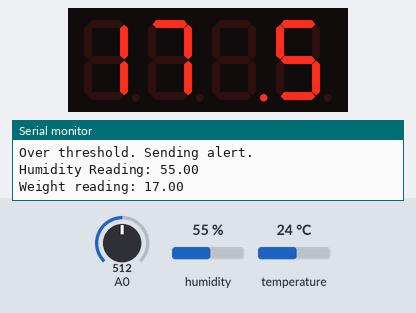
The sketch below on a simulated ESP8266 (NodeMCU). Shown: 4-digit seven-segment display, the last lines printed to the serial monitor. The test bench sets the inputs (shaded band); at power-on: A0 = 512, humidity 55 %, temperature 24 °C. WiFi joins after 1.5 s; servers stay silent unless stated; random numbers use the default seed unless the sketch sets one.

Above: at 5.2 s.
At 15.5 s:
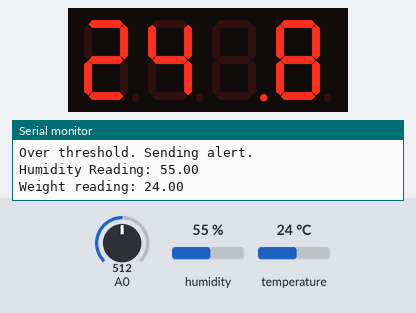
At 25.9 s:
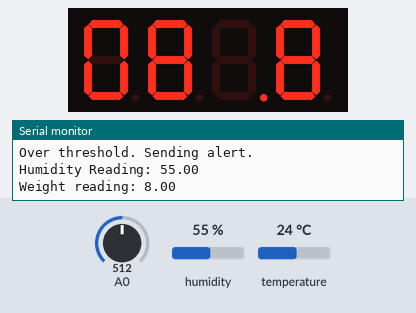
At 56.8 s:
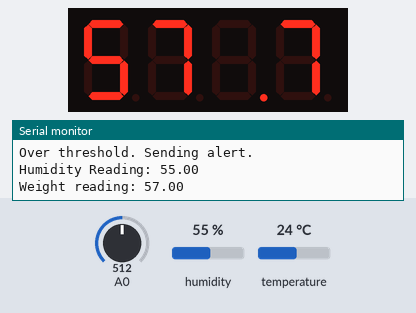
At 87.9 s:
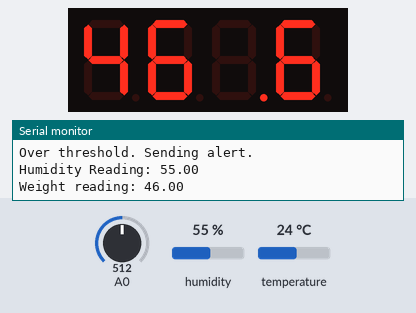
At 118.9 s:
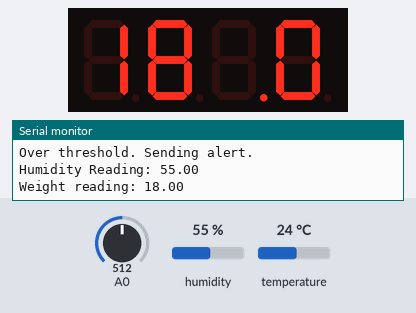

The sketch:

main.ino
```cpp
#include <ESP8266WiFi.h>
#include <FirebaseArduino.h>
#include "DHT.h"
#include <Wire.h>
#include <Adafruit_GFX.h>
#include "Adafruit_LEDBackpack.h"

#define FIREBASE_HOST "wwc-hackathon.firebaseio.com"
#define FIREBASE_AUTH "D72HGIE1v0Oh5MkW7UY84LZH0eqqEiU42kEBkdU1"
#define WIFI_SSID "WWCode"
#define WIFI_PASSWORD "Hopper Lovelace Borg"

#define DHTPIN 2
#define DHTTYPE DHT22
#define HUMIDITY_THRESHOLD 56
#define CO2_THRESHOLD 100
#define WEIGHT_THRESHOLD 50
#define FIREBASE_WAIT 2000
#define READING_WAIT 10000

DHT humiditySensor(DHTPIN, DHTTYPE);
Adafruit_AlphaNum4 weightSensor = Adafruit_AlphaNum4();

void setup() {
  Serial.begin(9600);
  Serial.println("Trash application begin.");

  WiFi.begin(WIFI_SSID, WIFI_PASSWORD);
  Serial.print("connecting");
  while (WiFi.status() != WL_CONNECTED) {
    Serial.print(".");
    delay(5000);
  }
  Serial.println();
  Serial.print("connected: ");
  Serial.println(WiFi.localIP());

  Firebase.begin(FIREBASE_HOST, FIREBASE_AUTH);
  humiditySensor.begin();
  weightSensor.begin(0x70);
}

void loop() {
  float gasReading = checkGasSensor();
  float humidityReading = checkHumiditySensor();
  float weightReading = checkWeightSensor();

  const int capacity = JSON_OBJECT_SIZE(4);
  StaticJsonBuffer<capacity> dataBuffer;
  JsonObject& data = dataBuffer.createObject();
  //JsonObject& ts = data.createNestedObject("timestamp");
  data["c02"] = gasReading;
  data["humidity"] = humidityReading;
  data["weight"] = weightReading;
  //ts[".sv"] = "timestamp";

  String id = Firebase.push("data/feed", data);

  Serial.println();
  delay(READING_WAIT);
}

float checkGasSensor() {
  float co2SensorReading = analogRead(A0);
  Serial.print("C02 Reading: ");
  Serial.println(co2SensorReading);

  if(co2SensorReading > CO2_THRESHOLD) {
    sendAlert("co2", co2SensorReading);
  }

  return co2SensorReading;
}

float checkHumiditySensor() {
  float humidityReading = humiditySensor.readHumidity();

   if (isnan(humidityReading)) {
    Serial.println(F("Failed to read humidity from DHT sensor!"));
    return 0;
  }

  Serial.print("Humidity Reading: ");
  Serial.println(humidityReading);

  if(humidityReading > HUMIDITY_THRESHOLD) {
    sendAlert("humidity", humidityReading);
  }

  return humidityReading;
}

float checkWeightSensor() {
  int firstDigit = random(0, 6) + 48;
  int secondDigit = random(0, 9) + 48;
  int thirdDigit = random(0, 9) + 48;

  char weightDigits[4];
  weightDigits[0] = char(firstDigit);
  weightDigits[1] = char(secondDigit);
  weightDigits[3] = '.';
  weightDigits[4] = char(thirdDigit);

  float weightReading;
  sscanf(weightDigits, "%f", &weightReading);

  weightSensor.writeDigitAscii(0, firstDigit);
  weightSensor.writeDigitAscii(1, secondDigit);
  weightSensor.writeDigitRaw  (2, 0x4000);
  weightSensor.writeDigitAscii(3, thirdDigit);

  Serial.print("Weight reading: " );
  Serial.println(weightReading);

  weightSensor.writeDisplay();

  if(weightReading > WEIGHT_THRESHOLD) {
    sendAlert("weight", weightReading);
  }

  return weightReading;
}

void sendAlert(String type, float value) {
  const int capacity = JSON_OBJECT_SIZE(3);
  StaticJsonBuffer<capacity> dataBuffer;
  JsonObject& data = dataBuffer.createObject();
  //JsonObject& ts = data.createNestedObject("timestamp");
  data["type"] = type;
  data["value"] = value;
  //ts[".sv"] = "timestamp";

  String id = Firebase.push("data/alert", data);

  Serial.println("Over threshold. Sending alert.");

  if (Firebase.failed()) {
      Serial.print("setting /number failed:");
      Serial.println(Firebase.error());
      return;
  }
}
```

Measured:
- what the display in image 0 shows lasts 10.3 s, from 5.2 s to 15.5 s
- what the display in image 3 shows lasts 10.4 s, from 56.8 s to 67.2 s
